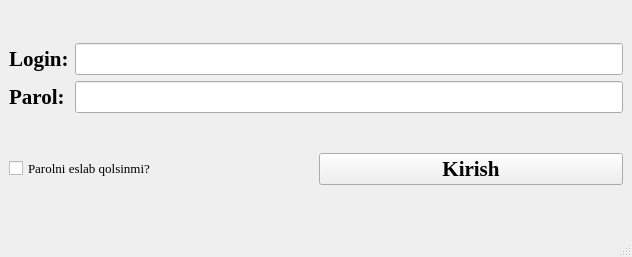
<?xml version="1.0" encoding="UTF-8"?>
<ui version="4.0">
 <class>MainWindow</class>
 <widget class="QMainWindow" name="MainWindow">
  <property name="geometry">
   <rect>
    <x>0</x>
    <y>0</y>
    <width>632</width>
    <height>257</height>
   </rect>
  </property>
  <property name="font">
   <font>
    <family>Times New Roman</family>
    <pointsize>16</pointsize>
    <weight>75</weight>
    <bold>true</bold>
   </font>
  </property>
  <property name="windowTitle">
   <string>MainWindow</string>
  </property>
  <widget class="QWidget" name="centralwidget">
   <layout class="QVBoxLayout" name="verticalLayout" stretch="1,2,1,1,1">
    <item>
     <spacer name="verticalSpacer">
      <property name="orientation">
       <enum>Qt::Vertical</enum>
      </property>
      <property name="sizeHint" stdset="0">
       <size>
        <width>20</width>
        <height>40</height>
       </size>
      </property>
     </spacer>
    </item>
    <item>
     <layout class="QGridLayout" name="gridLayout">
      <item row="0" column="0">
       <widget class="QLabel" name="label">
        <property name="text">
         <string>Login:</string>
        </property>
       </widget>
      </item>
      <item row="0" column="1">
       <widget class="QLineEdit" name="lineEdit"/>
      </item>
      <item row="1" column="0">
       <widget class="QLabel" name="label_2">
        <property name="text">
         <string>Parol:</string>
        </property>
       </widget>
      </item>
      <item row="1" column="1">
       <widget class="QLineEdit" name="lineEdit_2"/>
      </item>
     </layout>
    </item>
    <item>
     <spacer name="verticalSpacer_2">
      <property name="orientation">
       <enum>Qt::Vertical</enum>
      </property>
      <property name="sizeHint" stdset="0">
       <size>
        <width>20</width>
        <height>40</height>
       </size>
      </property>
     </spacer>
    </item>
    <item>
     <layout class="QGridLayout" name="gridLayout_2" rowstretch="0,0,0" columnstretch="1,1,2">
      <item row="0" column="2">
       <widget class="QPushButton" name="pushButton">
        <property name="text">
         <string>Kirish</string>
        </property>
       </widget>
      </item>
      <item row="0" column="0">
       <widget class="QCheckBox" name="checkBox">
        <property name="font">
         <font>
          <pointsize>10</pointsize>
          <weight>50</weight>
          <bold>false</bold>
         </font>
        </property>
        <property name="text">
         <string>Parolni eslab qolsinmi?</string>
        </property>
       </widget>
      </item>
      <item row="0" column="1">
       <spacer name="horizontalSpacer">
        <property name="orientation">
         <enum>Qt::Horizontal</enum>
        </property>
        <property name="sizeHint" stdset="0">
         <size>
          <width>40</width>
          <height>20</height>
         </size>
        </property>
       </spacer>
      </item>
     </layout>
    </item>
    <item>
     <spacer name="verticalSpacer_3">
      <property name="orientation">
       <enum>Qt::Vertical</enum>
      </property>
      <property name="sizeHint" stdset="0">
       <size>
        <width>20</width>
        <height>40</height>
       </size>
      </property>
     </spacer>
    </item>
   </layout>
  </widget>
  <widget class="QStatusBar" name="statusbar"/>
 </widget>
 <resources/>
 <connections/>
</ui>
